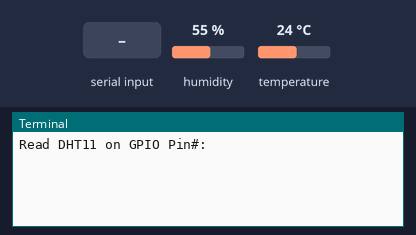
Bench run of a program on a simulated Raspberry Pi (BCM pin numbers). On the bench: the last lines printed to the terminal. Inputs (shaded band) come from the test bench; at power-on: humidity 55 %, temperature 24 °C. At 1.6 s the program stops and its outputs stay as they are.

Above: at 1.2 s.
1.3 s: "5" typed at the terminal, then Enter
At 1.48 s:
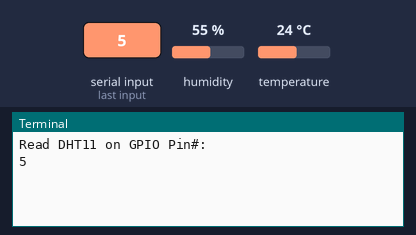
At 2.3 s:
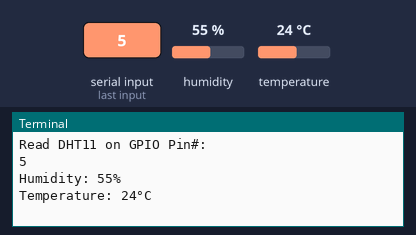

Measured:
- after the input at 1.3 s, the terminal: prints a new line at once (image 1)

The program:

dht11.py
```python
#!/usr/bin/env python3
import board
import adafruit_dht


def read_dht11(pin: int):
    """Reads the DHT11 sensor connected on the given pin.

    Reads the DHT11 sensor by using the adafruit circuitpython library.
    It reads the given board pin.

    Args:
        pin: The pin of the board the sensor is connected to.

    Returns:
        sensor: the sensor class from adafruit_dht. Contains the data
            as attributes.

    Example:
        sensor = read_dht11(26)
        t = sensor.temperature
        h = sensor.humidity
        print(t,h)

    """
    board_pin = getattr(board, f"D{pin}")
    sensor = adafruit_dht.DHT11(board_pin, use_pulseio=False)
    return sensor


def as_json(measurement: str, pin: int, sensor_name: str = "DHT11", comment: str = None, **kwargs):
    """Reads the DHT11 sensor and returns in the json format for influxdb.

    Args:
        measurement: name of the measurement.
        pin: The pin of the board the sensor is connected to:
        sensor_name: Name of the sensor, useful if there are more than one.
            Defaults to DHT11.
        comment: Optional comment for the sensor/measurement

    Returns:
        json: the json body for sending the data to the influx database

    """
    sensor = read_dht11(pin)
    json = [{"measurement": measurement,
             "tags": {"sensor": sensor_name,
                      "comment": comment},
             "fields": {"temperature": float(sensor.temperature),
                        "humidity": sensor.humidity}
             }]
    return json


def main(pin=None):
    if pin is None:
        pin = input("Read DHT11 on GPIO Pin#: ")
    try:
        sensor = read_dht11(pin)
        h, t = sensor.humidity, sensor.temperature
        print(f"Humidity: {h}% \nTemperature: {t}°C")
    except:
        print("Error. Is the pin correct?")


if __name__ == "__main__":
    main()
```
